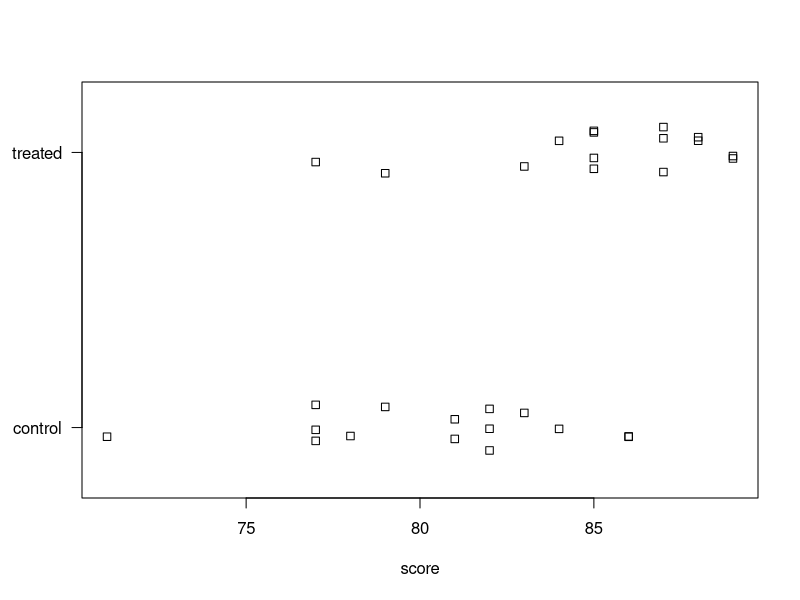
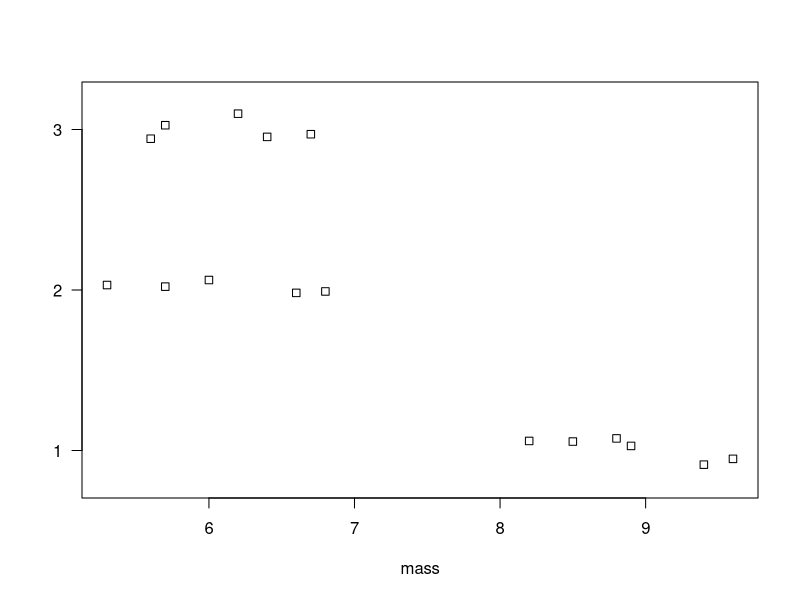
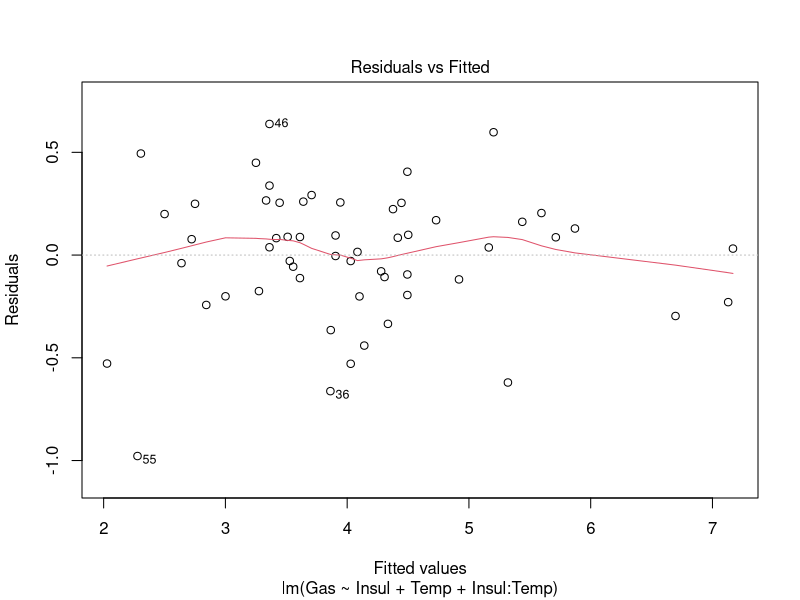
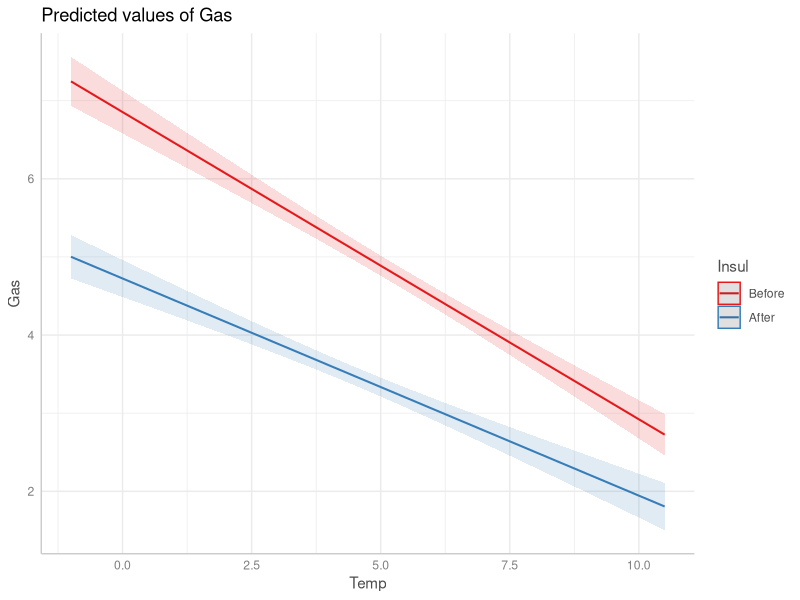

Generate these figures, in order, with R:
## ---- chunk 1
knitr::opts_chunk$set(comment = NA, prompt = TRUE, collapse = TRUE)
## ---- chunk 2
# toy data for t-test
set.seed(1)
s1 <- round(rnorm(n = 15, mean = 80, sd = 4))
s2 <- round(rnorm(n = 15, mean = 85, sd = 4))
ch8_d1 <- data.frame(
  score = c(s1, s2),
  group = rep(c("control", "treated"), each = 15)
)
rm(s1,s2)

# data from The Analysis of Biological Data, 3 ed. 
# Ch 15 assignment problem, p. 498
ch8_d2 <- data.frame(mass = c(9.6, 9.4, 8.9, 8.8, 8.5, 8.2,
                              6.8, 6.6, 6.0, 5.7, 5.3,
                              6.7, 6.4, 6.2, 5.7, 5.6),
                     location = rep(c("1", "2", "3"),
                                    times = c(6, 5, 5)))

## ---- chunk 3
str(ch8_d1)
## ---- chunk 4
stripchart(score ~ group, data = ch8_d1, las = 1, method = "jitter")
## ---- chunk 5
aggregate(score ~ group, data = ch8_d1, mean)
## ---- chunk 6
t.test(score ~ group, data = ch8_d1)
## ---- chunk 7
str(ch8_d2)
## ---- chunk 8
stripchart(mass ~ location, data = ch8_d2, las = 1, method = "jitter")
## ---- chunk 9
aggregate(mass ~ location, data = ch8_d2, mean)
## ---- chunk 10
aov1 <- aov(mass ~ location, data = ch8_d2)
summary(aov1)
## ---- chunk 11
TukeyHSD(aov1)
## ---- chunk 12
prop.test(x = c(210, 122), n = c(747, 661))
## ---- chunk 13
fever <- matrix(c(210, 122,
                  747-210, 661-122), ncol = 2)
rownames(fever) <- c("western US", "eastern US")
colnames(fever) <- c("died", "lived")
fever
## ---- chunk 14
prop.test(fever)
## ---- chunk 15
chisq.test(fever)
## ---- chunk 16
library(MASS)
data("whiteside")
## ---- chunk 17
m <- lm(Gas ~ Insul + Temp + Insul:Temp, data = whiteside)
## ---- chunk 18
summary(m)
## ---- chunk 19
plot(m, which = 1)
## ---- chunk 20
# install.pacakges("ggeffects")
library(ggeffects)
plot(ggpredict(m, terms = c("Temp", "Insul")))
